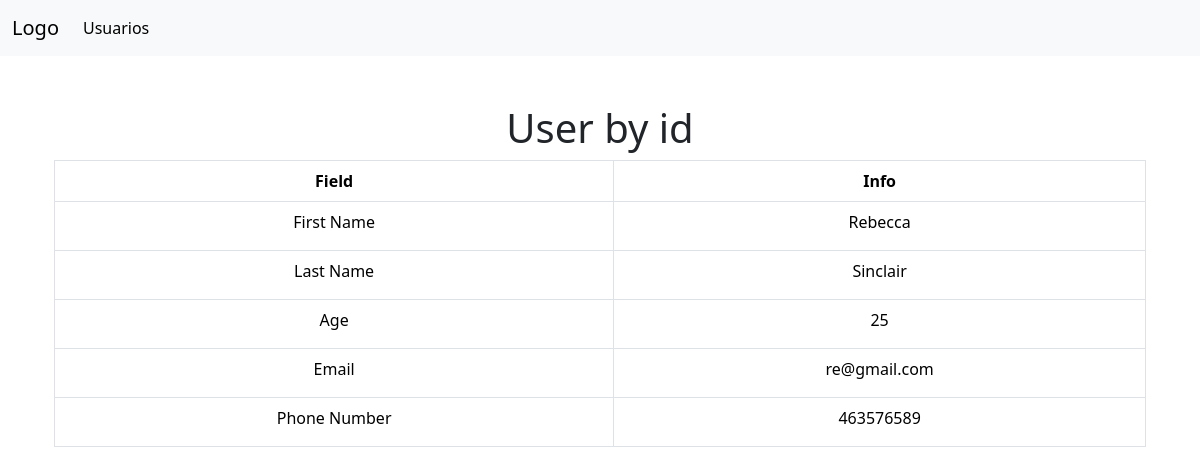
The app's page /form/2/ with its own data.
### my_application/models.py (models this page shows, shortened)
class Users(models.Model):
    firstname = models.CharField(max_length=100)
    lastname = models.CharField(max_length=100)
    age = models.IntegerField()
    email = models.EmailField(max_length=255)
    phone_number = models.IntegerField()

### my_application/views.py (the view)
# urls.py: path('<int:user_id>/', views.detail, name='detail')
def detail(request, user_id):
    user = get_object_or_404(Users, id=user_id)
    return render(request, 'details.html', context={'user': user})

### my_application/templates/details.html (shortened to what this page needs)
{% extends 'base.html' %}
{% block content %}
<div class="container mt-5">
    <form method="post" novalidate>
        <table class="table table-bordered">
            <h1>User by id</h1>
            <thead>
                <tr>
                    <th>Field</th>
                    <th>Info</th>
                </tr>
            </thead>
            <tbody>
                <tr>
                    <td><label for="id_firstname" class="form-label">First Name</label></td>
                    <td>{{ user.firstname }}</td>
                </tr>
                <tr>
                    <td><label for="id_lastname" class="form-label">Last Name</label></td>
                    <td>{{ user.lastname }}</td>
                </tr>
                <tr>
                    <td><label for="id_age" class="form-label">Age</label></td>
                    <td>{{ user.age }}</td>
                </tr>
                <tr>
                    <td><label for="id_email" class="form-label">Email</label></td>
                    <td>{{ user.email }}</td>
                </tr>
                <tr>
                    <td><label for="id_phone_number" class="form-label">Phone Number</label></td>
                    <td>{{ user.phone_number }}</td>
                </tr>
            </tbody>
        </table>
    </form>
</div>
{% endblock content %}

### records on screen
Users: firstname "Rebecca", lastname "Sinclair", age "25", email "re@gmail.com", phone_number "463576589"
